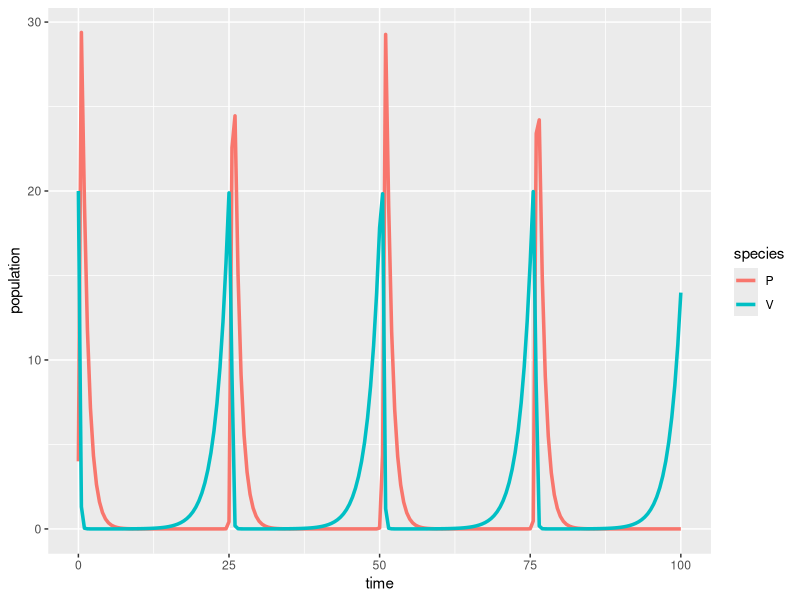

The R script that drew this image:
## ---- chunk 1
#| message: false
#| warning: false
# load libraries ----
library(tidyverse)
library(deSolve)
library(kableExtra)
## ---- chunk 2
# Create a sequence of times (days) ----
time <- seq(from = 0, to = 100 , by = .5)

# Set some parameter values (these can change - keep it in mind) ----
parameters <- c(r = .5, alpha = 0.3, beta = 0.5, q = 1)

# Set the initial condition (prey and predator populations at t = 0) ----
# Recall: V = prey, P = predator
init_cond <- c(V = 20, P = 4)

# Prepare the series of differential equations as a function ----
lv_equations <- function(time, init_cond, parameters) {
  with(as.list(c(init_cond, parameters)), {
    dVdt = r * V - alpha * V * P
    dPdt = beta * V * P - q * P
    return(list(c(dVdt, dPdt)))
  })
}

# Find the approximate the solution using `deSolve::ode()` ----
approx_lv <- ode(y = init_cond, times = time, func = lv_equations, parms = parameters)

# Check the class ----
class(approx_lv)

# We really want this to be a data frame, AND we want both prey (V) and predator (P) to be in the same column -- we'll learn why in EDS 221 (tidy data) ----
approx_lk_df <- data.frame(approx_lv) |> 
  pivot_longer(cols = c(V, P), names_to = "species", values_to = "population")

# Plot it ----
ggplot(data = approx_lk_df, aes(x = time, y = population)) +
  geom_line(aes(color = species), linewidth = 1.2)
